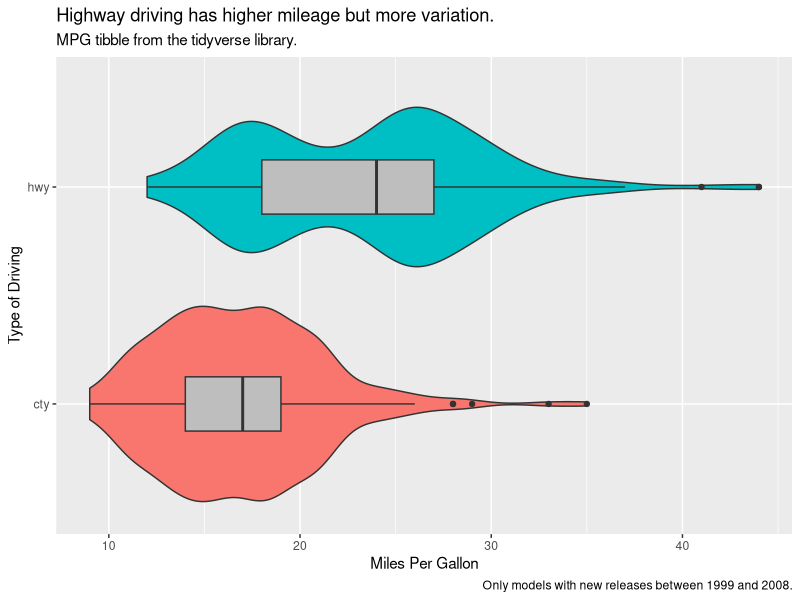
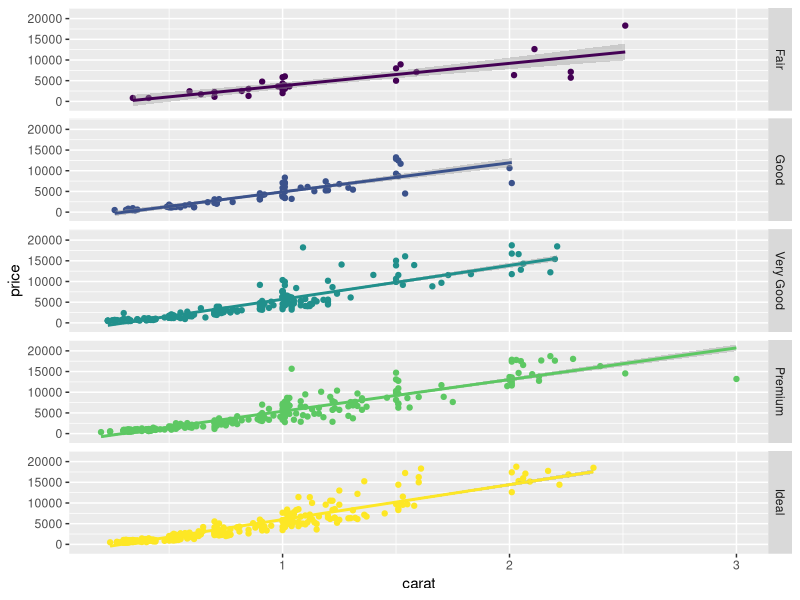

These figures' R source, in order:
## ---- chunk 1
knitr::opts_chunk$set(echo = FALSE,
                      message = FALSE,
                      warning = FALSE)
library(tidyverse)
## ---- chunk 2
mpg %>% 
  select(hwy, cty) %>% 
  gather(key = "Type_of_Driving", value = "Miles_Per_Gallon") %>% 
  ggplot(aes(Type_of_Driving, Miles_Per_Gallon, fill = Type_of_Driving)) +
  geom_violin(show.legend = FALSE) +
  geom_boxplot(fill = "grey", width = 0.25, show.legend = FALSE) +
  coord_flip() +
  labs(
    title = "Highway driving has higher mileage but more variation.",
    subtitle = "MPG tibble from the tidyverse library.",
    x = "Type of Driving",
    y = "Miles Per Gallon",
    caption = "Only models with new releases between 1999 and 2008."
  )
## ---- chunk 3
set.seed(1234)
diamonds %>% 
  sample_n(1000) %>% 
  ggplot(aes(carat, price, color = cut)) +
  geom_point(show.legend = FALSE) +
  geom_smooth(method = "lm", show.legend = FALSE) +
  facet_grid(rows = vars(cut))

diamonds_lm <- lm(price ~ cut + carat + cut * carat, data = diamonds)

new_data <- tibble(carat = 0.6, cut = "Ideal")
diamonds_lm %>% predict(newdata = new_data) %>% round(digits = -1)
## ---- chunk 4
Correlation <- function(x, y) {
  x <- scale(x)
  y <- scale(y)
  cov(x,y)
}

Correlation(mpg$hwy, mpg$cty) %>% round(2)
cor(mpg$hwy, mpg$cty) %>% round(2)
## ---- chunk 5
most_deviant <- function(x) {
  scale(x) %>% abs() %>% max()
}

mpg_numeric <- mpg %>% 
  select(displ, cty, hwy)

deviant_values <- vector("numeric", length(mpg_numeric))
for (i in seq_along(mpg_numeric)) {
  deviant_values[[i]] <- mpg_numeric[[i]] %>% most_deviant()
}

tibble(variables = colnames(mpg_numeric), z_scores = deviant_values %>% round(2))
